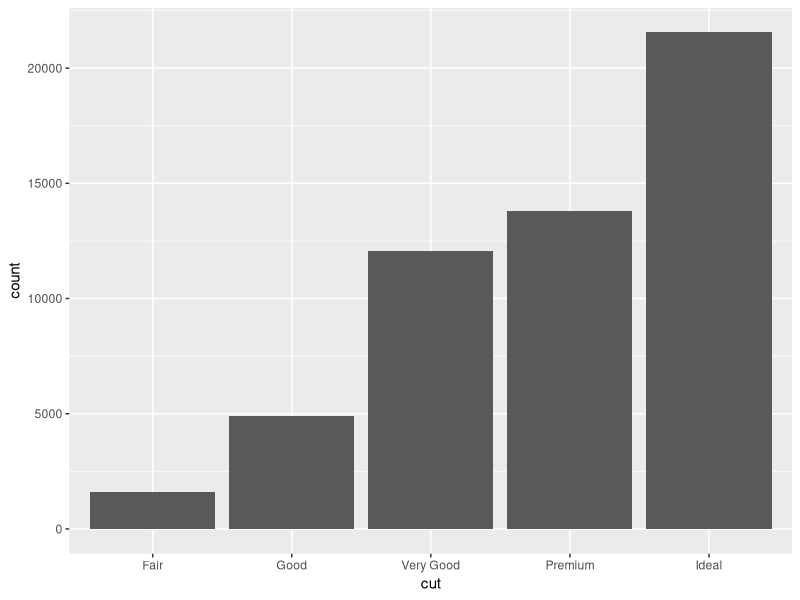
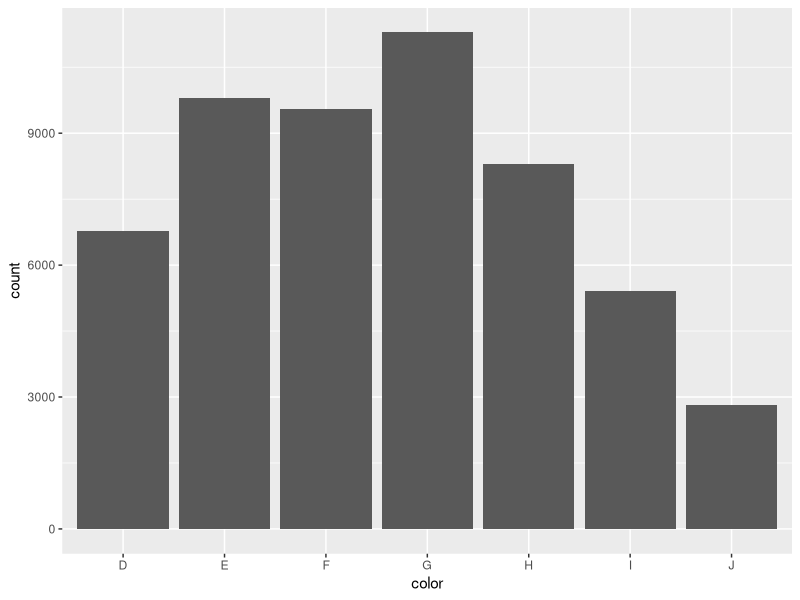
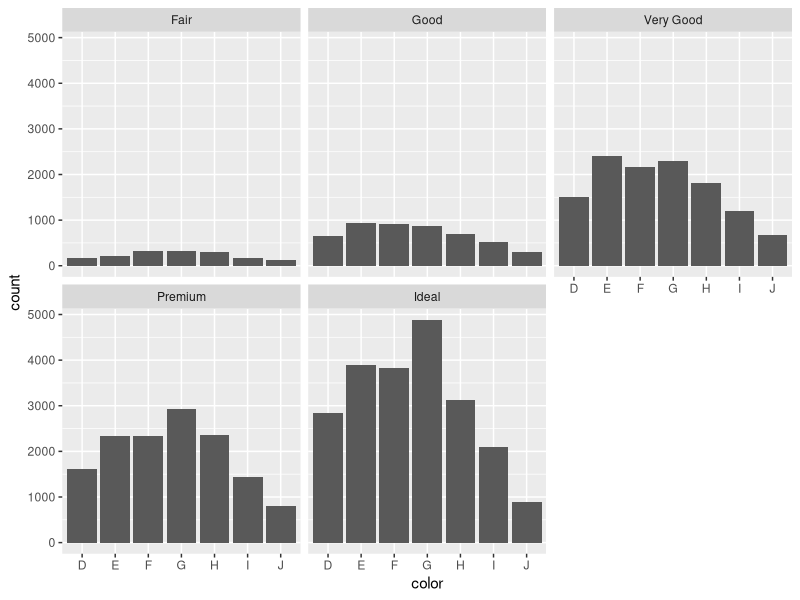
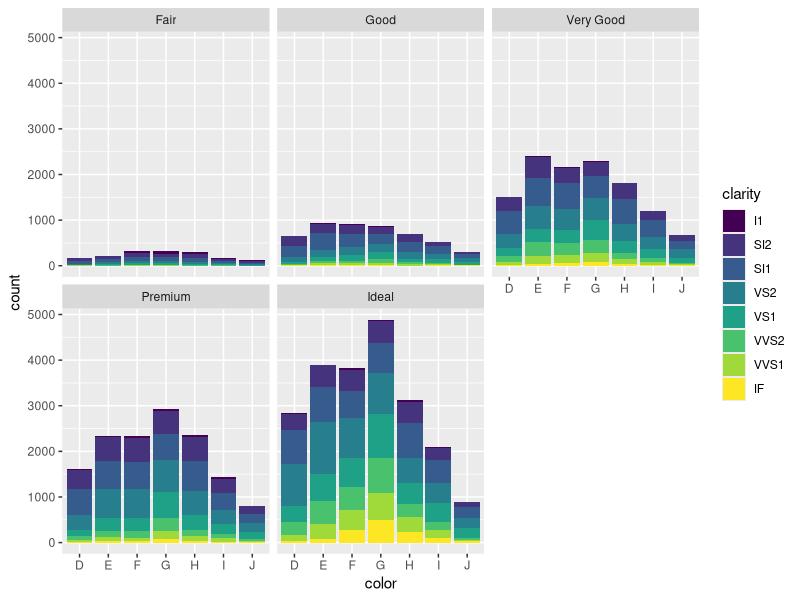
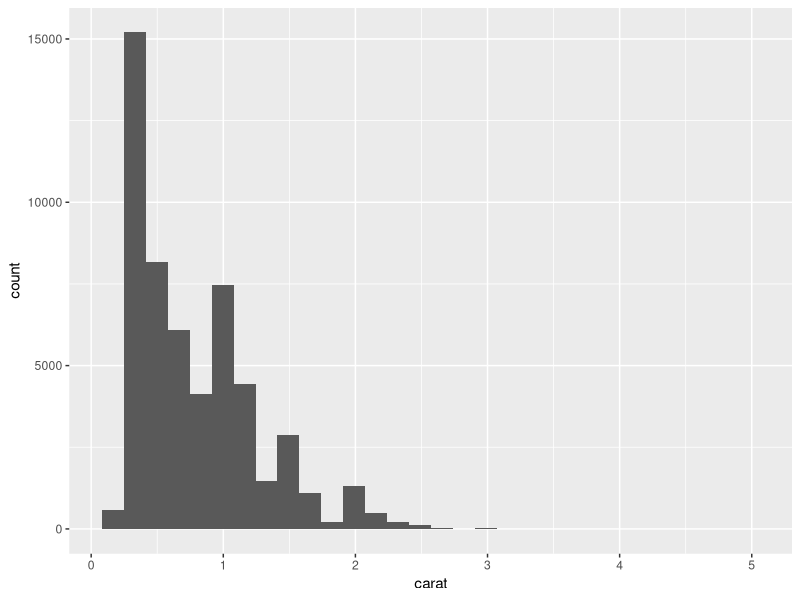
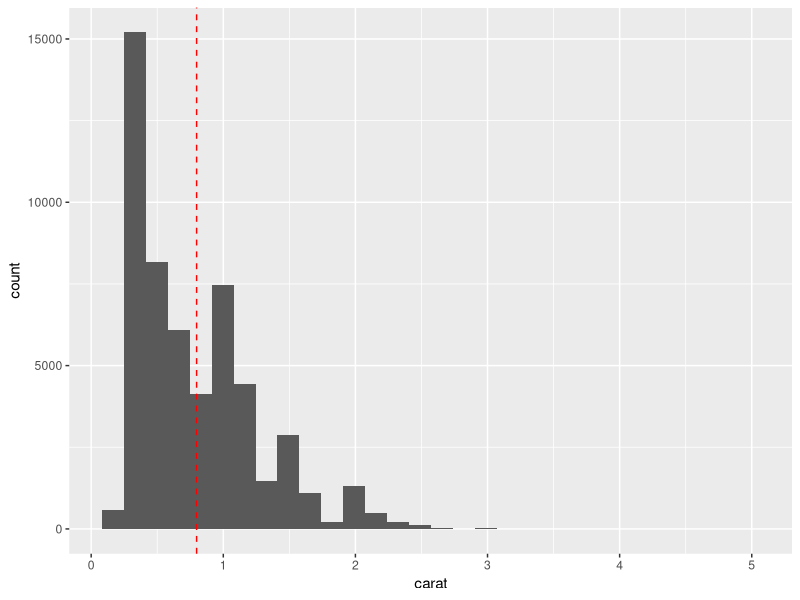

Write R code to recreate these figures, in order. (Note: this script raises an error after producing the figures.)
## ---- chunk 1
library(tidyverse) 
library(gridExtra)
library(knitr) 
opts_chunk$set(
  tidy = FALSE,
  cache = FALSE,
  echo = TRUE,
  warning = FALSE,
  message = FALSE,
  dpi = 300,
  fig.align = "center",
  fig.width = 4,
  fig.height = 4
  )
## ---- chunk 2
df <- diamonds ## diamonds is a built-in data set
dim(df)
head(df)
## ---- chunk 3
DiaCut <- df$cut
unique(DiaCut)
## ---- chunk 4
table(DiaCut)
## ---- chunk 5
g <- ggplot(data = df, aes(x = cut)) + 
  geom_bar() 
print(g)
## ---- chunk 6
unique(df$color)
## ---- chunk 7
table(df$color)
## ---- chunk 8
ggplot(df, aes(color)) + ## can omit 'data = ' and 'x = '
  geom_bar()
## ---- chunk 9
table(df$cut, df$color)
## ---- chunk 10
ggplot(df, aes(color)) + ## can omit 'data = ' and 'x = '
  geom_bar() +
  facet_wrap(~cut) #<<
## ---- chunk 11
ggplot(df, aes(color, fill = clarity)) + #<<
  geom_bar() +
  facet_wrap(~cut) 
## ---- chunk 12
ggplot(df, aes(carat)) +
  geom_histogram()
## ---- chunk 13
ggplot(df, aes(carat)) +
  geom_histogram() +
  geom_vline(xintercept = mean(df$carat), lty = "dashed", color = "red")
## ---- chunk 14
d <- read.table(file = "heights.txt", header = TRUE, sep = " ")
mom <- d$Mheight
s <- sum(mom); n <- length(mom)
mom_height_mean <- s/n
print(mom_height_mean)
## ---- chunk 15
mean(mom) # mean() gives the mean of a vector
## ---- chunk 16
median(mom)
## ---- chunk 17
quantile(mom)
## ---- chunk 18
mean(carat); median(carat)
## ---- chunk 19
quantile(carat)
## ---- chunk 20
quantile(carat, probs = 0.9)
## ---- chunk 21
var(mom) # var() gives the sample variance of a vector
## ---- chunk 22
v1 <- mom-mean(mom); v2 <- v1^2
sum(v2)/(length(mom)-1)
## ---- chunk 23
sd(mom) # sd() gives the sample standard deviation of a vector
## ---- chunk 24
g <- ggplot(data = data.frame(x = 0), mapping = aes(x = x))
fun.1 <- function(x) dnorm(x, mean = 3, sd = 2)
fun.2 <- function(x) dnorm(x, mean = 0, sd = 1)

g1 <- g + 
  theme_bw() + 
  theme_classic() +
  stat_function(fun = fun.1) + xlim(-3, 9) + ylim(0, 0.4) +
  theme(aspect.ratio = 1) +
  geom_segment(x = 3, y = 0, xend = 3, yend = 0.2, lty = "dashed", color = "red") +
  ggtitle(bquote('N(3,'~2^2~')'))

g2 <- g + 
  theme_bw() + 
  theme_classic() +
  stat_function(fun = fun.2) + xlim(-2.5, 2.5) + ylim(0, 0.4) +
  theme(aspect.ratio = 1) +
  geom_segment(x = 0, y = 0, xend = 0, yend = 0.4, lty = "dashed", color = "red") +
  ggtitle(bquote('N(0,'~1^2~')'))

grid.arrange(g1, g2, ncol = 2)
